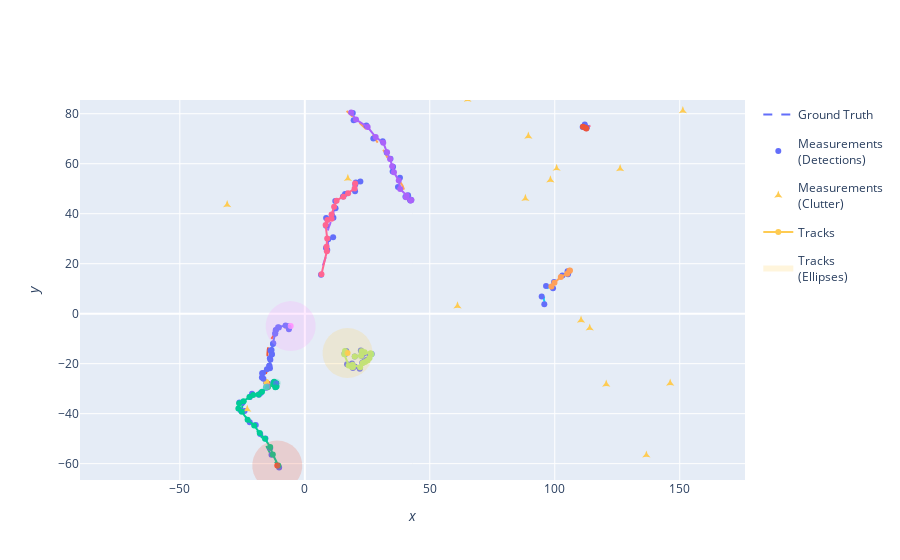

Notebook code cell kept with this figure:
### Markdown cell above
Now we can use the :class:`~.Plotter` class to draw the tracks. Note that if the birth
component it plotted you will see its uncertainty ellipse centred around $(0, 0)$.
This ellipse need not cover the entire state space, as long as the distribution does.

### Code cell
# Plot the tracks
plotter = Plotterly()
plotter.plot_ground_truths(truths, [0, 2])
plotter.plot_measurements(all_measurements, [0, 2])
plotter.plot_tracks(tracks, [0, 2], uncertainty=True)
plotter.fig.update_xaxes(range=[x_min-5, x_max+5])
plotter.fig.update_yaxes(range=[y_min-5, y_max+5])
plotter.fig
